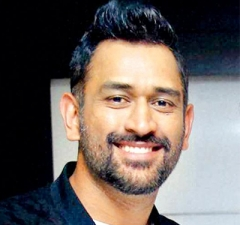
#> input picture images/ms_dhoni/3243.1512975565.jpg, 240 x 225 px
$ jupyter execute --allow-errors model.ipynb   (shell and % lines are left out)
#> lines starting #> are read from the running program, lines starting #| are printed output that depends on the picture; after the words box and inside, x2 and y2 are one past the last pixel; in counts of white or black regions, pixels touching at a corner belong together
[cell 1]
import numpy as np
import cv2
import matplotlib
from matplotlib import pyplot as plt

[cell 2]
# read image
img = cv2.imread('./images/ms_dhoni/3243.1512975565.jpg')
#> img is the input picture: shape (225, 240, 3); mean B, G, R 96, 100.4, 109.9
img.shape
#> Out = (225, 240, 3)

[cell 3]
# display the image (RBG)
plt.imshow(img)

[cell 4]
# gray scale image
grayscale = cv2.cvtColor(img, cv2.COLOR_BGR2GRAY)
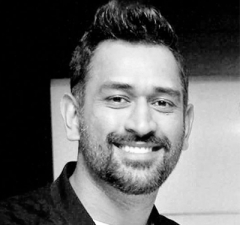
#> grayscale: shape (225, 240); min 0, max 255, mean 102.7
grayscale.shape
#> Out = (225, 240)

[cell 5]
plt.imshow(grayscale, cmap='gray')

[cell 6]
# face and eyes detection
# face_cascade xml loaded from opencv folder
face_cascade = cv2.CascadeClassifier('./opencv/haarcascade_frontalface.xml')
eye_cascade = cv2.CascadeClassifier('./opencv/haarcascade_eye.xml')

faces = face_cascade.detectMultiScale(grayscale, 1.3, 5)
#> faces = [[64, 44, 145, 145]]
faces # retun an array [x,y,width, height]
#> Out = [[64, 44, 145, 145]]

[cell 7]
# storing the first value i.e face detection array
(x,y,w,h) = faces[0]
#> x = 64; y = 44; w = 145; h = 145
x,y,w,h
#> Out = (64, 44, 145, 145)

[cell 8]
face_img = cv2.rectangle(img,(x,y),(x+w,y+h),(255,0,0),2)
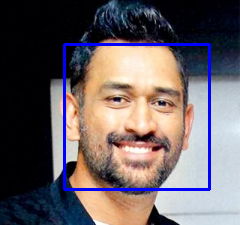
#> face_img: shape (225, 240, 3); mean B, G, R 100.2, 96.3, 105.6
plt.imshow(face_img)

[cell 9]
# eye detection
cv2.destroyAllWindows()
for (x,y,w,h) in faces:
    face_img = cv2.rectangle(img,(x,y),(x+w,y+h),(255,0,0),2)
    roi_gray = grayscale[y:y+h, x:x+w]
    roi_color = face_img[y:y+h, x:x+w]
    eyes = eye_cascade.detectMultiScale(roi_gray)
    for (ex,ey,ew,eh) in eyes:
        cv2.rectangle(roi_color,(ex,ey),(ex+ew,ey+eh),(0,255,0),2)
#> this loop made 1 pass
#> (x, y, w, h, eyes) on pass 1: (64, 44, 145, 145, [[35, 37, 36, 36], [82, 43, 31, 31]])
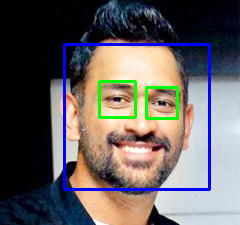
#> img: shape (225, 240, 3); 1.47% of pixels changed, all inside (x1, y1, x2, y2) = (98, 80, 179, 120)
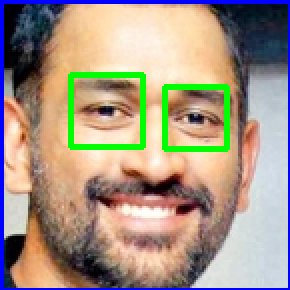
#> roi_color: shape (145, 145, 3) (shown 2 times larger); mean B, G, R 134.1, 150.2, 164.9


plt.figure()
plt.imshow(face_img, cmap='gray')
plt.show()

[cell 10]
# image crop
plt.imshow(roi_color, cmap='gray')

[cell 11]
def get_cropped_image_if_2_eyes(image_path):
#> called with image_path = './images/ms_dhoni/3243.1512975565.jpg'
    img = cv2.imread(image_path)
    if img is not None:
        gray = cv2.cvtColor(img, cv2.COLOR_BGR2GRAY)
        faces = face_cascade.detectMultiScale(gray, 1.3, 5)
#> faces = [[64, 44, 145, 145]]
        for (x,y,w,h) in faces:
            roi_gray = gray[y:y+h, x:x+w]
            roi_color = img[y:y+h, x:x+w]
            eyes = eye_cascade.detectMultiScale(roi_gray)
            if len(eyes) >= 2:
                return roi_color
        else:
            return
#> this loop made 1 pass
#> pass 1, in get_cropped_image_if_2_eyes, `roi_color = img[y:y+h, x:x+w]`:
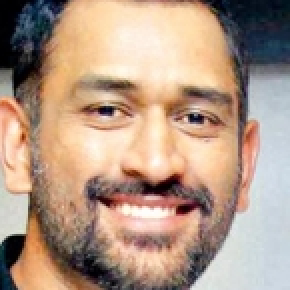
#> roi_color: shape (145, 145, 3) (shown 2 times larger); mean B, G, R 134, 152.5, 178.8

[cell 12]
original_image = cv2.imread('./images/ms_dhoni/3243.1512975565.jpg')
plt.imshow(original_image)

[cell 13]
cropped_image = get_cropped_image_if_2_eyes('./images/ms_dhoni/3243.1512975565.jpg')
plt.imshow(cropped_image)

[cell 14]
org_image_obstructed = cv2.imread('./images/ms_dhoni/46.jpg')
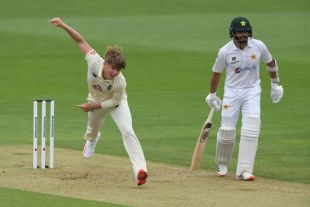
#> input picture images/ms_dhoni/46.jpg, 310 x 207 px
#> org_image_obstructed is the input picture: shape (207, 310, 3); mean B, G, R 94.2, 145.7, 129.6
plt.imshow(org_image_obstructed)

[cell 15]
cropped_image_no_2_eyes = get_cropped_image_if_2_eyes('./images/ms_dhoni/46.jpg')
#> call 2 of get_cropped_image_if_2_eyes, with image_path = './images/ms_dhoni/46.jpg'
#> in get_cropped_image_if_2_eyes (call 2), `gray = cv2.cvtColor(img, cv2.COLOR_BGR2GRAY)`:
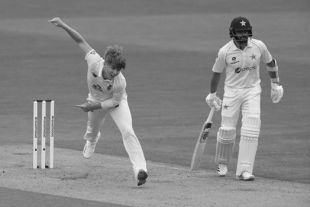
#> gray: shape (207, 310); min 7, max 249, mean 135
#> in get_cropped_image_if_2_eyes (call 2), `faces = face_cascade.detectMultiScale(gray, 1.3, 5)`: faces = ()
cropped_image_no_2_eyes
# no output as two eyes clearly not detected.

[cell 16]
# define the path of images and cropped images
path_to_data = "./images/"
path_to_cr_data = "./cropped_images/"

[cell 17]
# to get all the directories under images
import os
img_dirs = []
for entry in os.scandir(path_to_data):
    if entry.is_dir():
        img_dirs.append(entry.path)

[cell 18]
img_dirs

[cell 19]
# delete a folder cropped_images if it already exits else create new folder
import shutil
if os.path.exists(path_to_cr_data):
     shutil.rmtree(path_to_cr_data)
os.mkdir(path_to_cr_data)

[cell 20]
cropped_image_dirs = []
cricketer_file_names_dict = {}

for img_dir in img_dirs:
    count = 1
    # spliting by '/' and -1 returns last item on the list , which is our folder name of images
    cricketer_name = img_dir.split('/')[-1]
    print(cricketer_name)

    cricketer_file_names_dict[cricketer_name] = []

    for entry in os.scandir(img_dir):
        # crop images with eyes
        roi_color = get_cropped_image_if_2_eyes(entry.path)
        print(entry.path)
        # if crop image is not none then proceed else it return none
        if roi_color is not None:
            # create the path of the folder
            cropped_folder = path_to_cr_data + cricketer_name
            # if the folder doesnot exists then create a folder
            if not os.path.exists(cropped_folder):
                os.makedirs(cropped_folder)
                cropped_image_dirs.append(cropped_folder)
                print("Generating cropped images in folder: ",cropped_folder)

            # save image
            cropped_file_name = cricketer_name + str(count) + ".png"
            print("Image created: ",cropped_file_name)
            cropped_file_path = cropped_folder + "/" + cropped_file_name
            print("File path: ",cropped_file_path)
            print("-------------------------")

            cv2.imwrite(cropped_file_path, roi_color)
            cricketer_file_names_dict[cricketer_name].append(cropped_file_path)
            count += 1

[cell 21]
import pywt

#wavelet transform
def w2d(cropped_img, mode='haar', level=1):
#> called with mode = 'db1', level = 5
    imArray = cropped_img
    #Datatype conversions
    #convert to grayscale
    imArray = cv2.cvtColor( imArray,cv2.COLOR_RGB2GRAY )
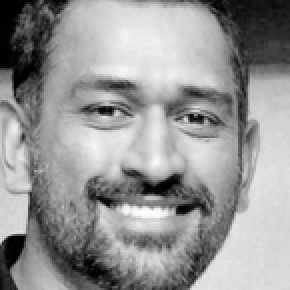
#> imArray: shape (145, 145) (shown 2 times larger); min 0, max 254, mean 150
    #convert to float
    imArray =  np.float32(imArray)
    imArray /= 255;
    # compute coefficients
    coeffs=pywt.wavedec2(imArray, mode, level=level)

    #Process Coefficients
    coeffs_H=list(coeffs)
    coeffs_H[0] *= 0;

    # reconstruction
    imArray_H=pywt.waverec2(coeffs_H, mode);
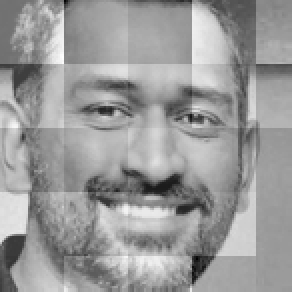
#> imArray_H: shape (146, 146) float32 (shown 2 times larger); min -0.768, max 0.497, mean -0.00035; drawn with min black and max white
    imArray_H *= 255;
    imArray_H =  np.uint8(imArray_H)

    return imArray_H

[cell 22]
im_har = w2d(cropped_image,'db1',5)
plt.imshow(im_har, cmap='gray')

[cell 23]
cricketer_file_names_dict.items()

[cell 24]
class_dict = {}
count = 0
for cricketer_name in cricketer_file_names_dict.keys():
    class_dict[cricketer_name] = count
    count = count + 1
class_dict

[cell 25]
X, Y = [], []
for cricketer_name, training_files in cricketer_file_names_dict.items():
    for training_image in training_files:
        img = cv2.imread(training_image)
        scalled_raw_img = cv2.resize(img, (32, 32))
        img_har = w2d(img,'db1',5)
        scalled_img_har = cv2.resize(img_har, (32, 32))
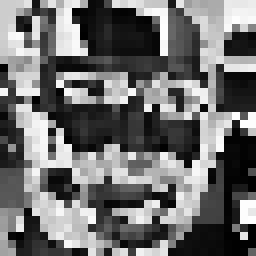
#> scalled_img_har: shape (32, 32) (shown 8 times larger); min 0, max 255, mean 110.2
        # 32*32 is x and y and 3 is RGB
        combined_img = np.vstack((scalled_raw_img.reshape(32*32*3,1),scalled_img_har.reshape(32*32,1)))
        X.append(combined_img)
        Y.append(class_dict[cricketer_name])

#> (a cell that did not finish here is left out)

[cell 27]
X = np.array(X).reshape(len(X),4096).astype(float)
X.shape
#> Out = (1, 4096)
